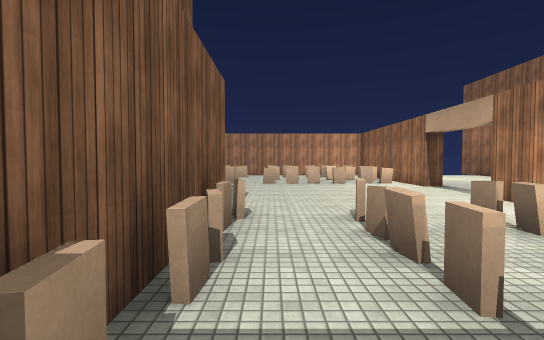
View 1 (above)

17 first-person views from a walk through a scene from a Unity 3-D project. The camera is 1.5 m above the floor, tilts 2° down and sees 85° across. The floor is counted in squares, 2 m on a side. Each view is taken from the middle of a square. On the plan, view 1 faces up. The plan holds only what a view shows up to about 10 squares ahead; the rest is blank. The place goes on beyond the plan. The player character is not drawn. Door leaves are left out, so doorways stand open. Surface patterns are stand-ins for the level's own textures.

View 2
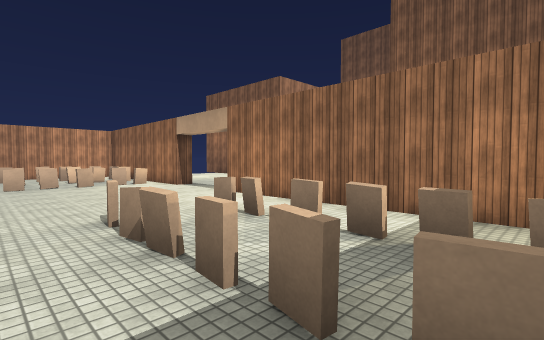

View 3
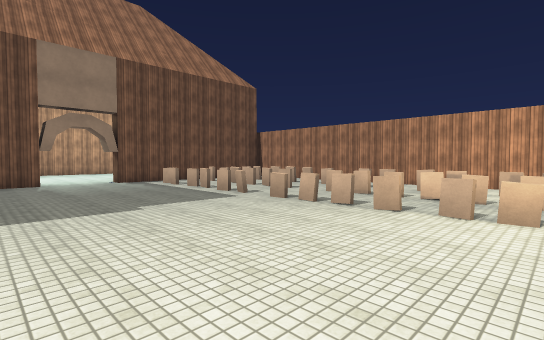

View 4
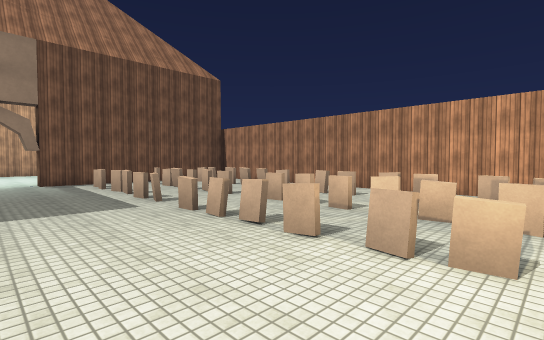

View 5
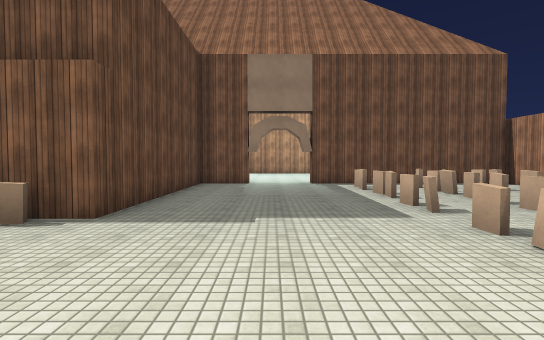

View 6
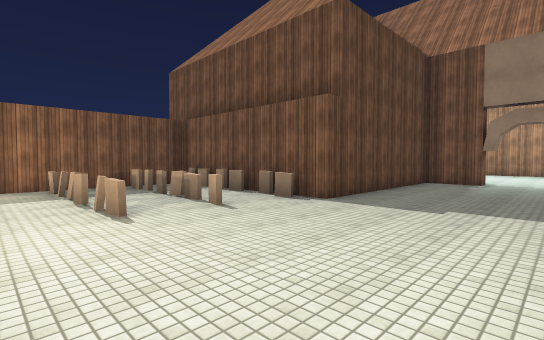

View 7
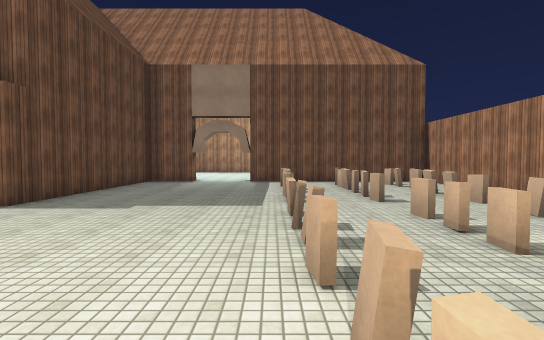

View 8
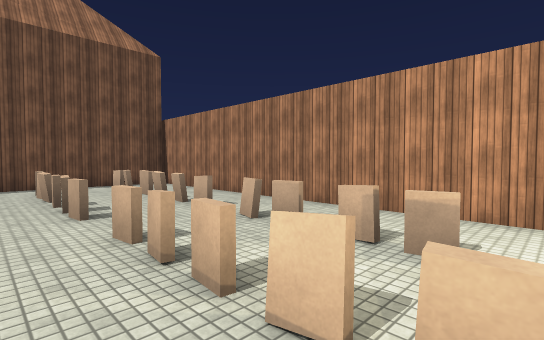

View 9
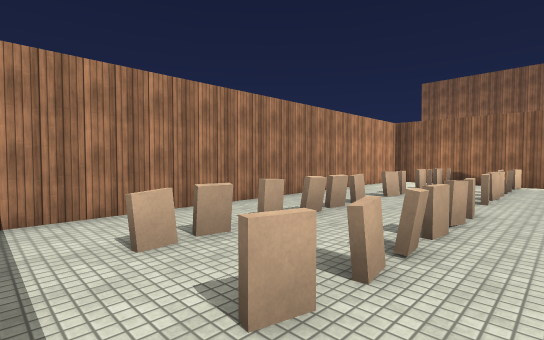

View 10
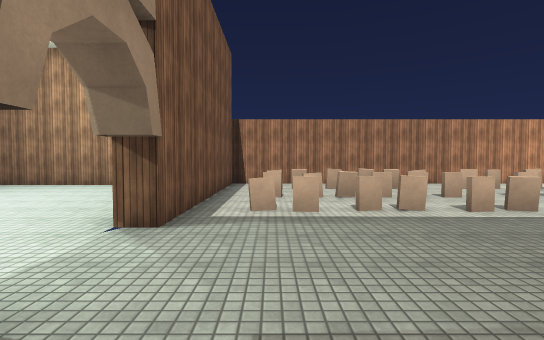

View 11
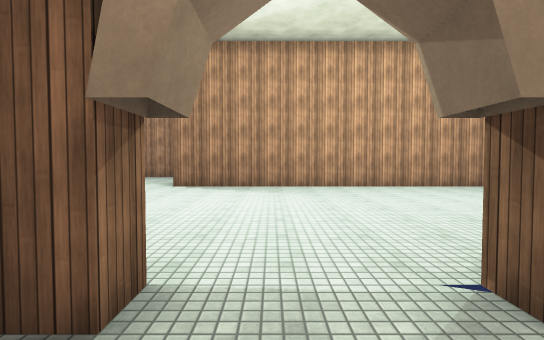

View 12
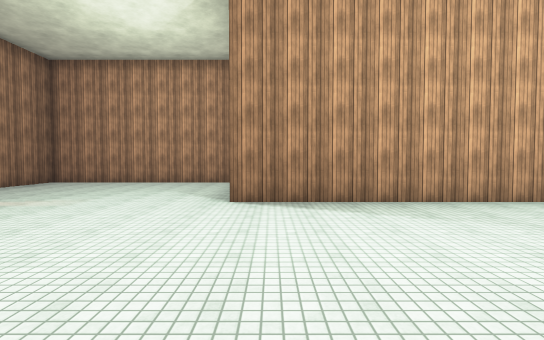

View 13
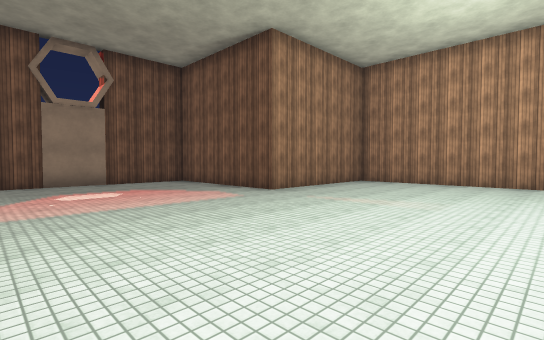

View 14
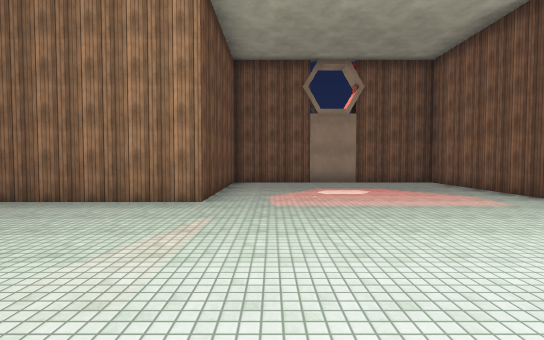

View 15
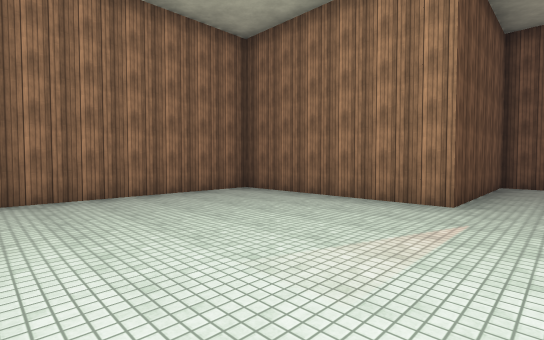

View 16
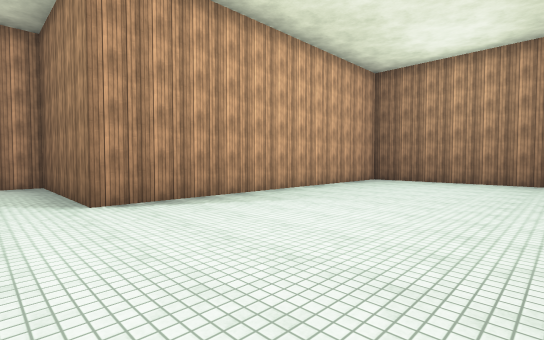

View 17
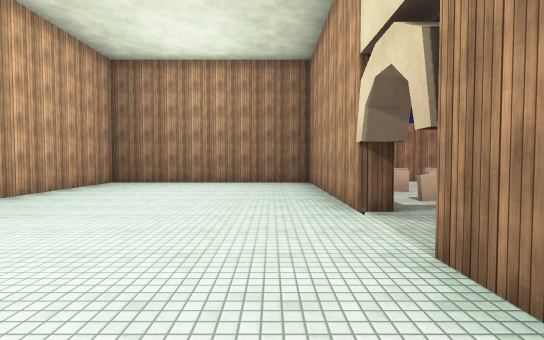

### Floor plan
Key: @ floor where view 1 was taken; # wall or solid block; x gap in a wall; . floor; D open door; = window, fence, low wall or low ledge.
Columns run from 18 left of view 1 to 6 right of it. Each row starts with its distance up from view 1.
 15            #############
 14     ########...........#
 13     #......#.==.===.==.#
 12     #......#.=......=###
 11     #......#.====.====.#
 10     #......#...........#.
  9     #......#.=.==.=xx=.#.
  8     #......DD..........#
  7     #......DD...........
  6     #......#...........#
  5 #####......#...........#
  4 #..........#######.=.=.#
  3 #................#.=.=.#
  2 #................#.=.=.#
  1 #................#.=.=.#
  0 #................#@=.=.#
 -1 #................#######
 -2 #................#
 -3 #####.......######
 -4     #.......#
 -5     #.......#
 -6     #.......#
 -7     #########

Positions as (right, up) in squares from view 1, and headings:
1: (0, 0), facing up
2: (0, 0), facing up-right
3: (4, 5), facing up-left
4: (4, 7), facing up-left
5: (3, 7), facing left
6: (4, 8), facing down-left
7: (4, 9), facing left
8: (3, 10), facing up-left
9: (-6, 10), facing up-right
10: (-5, 5), facing up
11: (-5, 7), facing left
12: (-8, 5), facing left
13: (-8, 3), facing down-left
14: (-8, 3), facing down
15: (-8, 3), facing down-right
16: (-8, 3), facing up-left
17: (-8, 4), facing up
